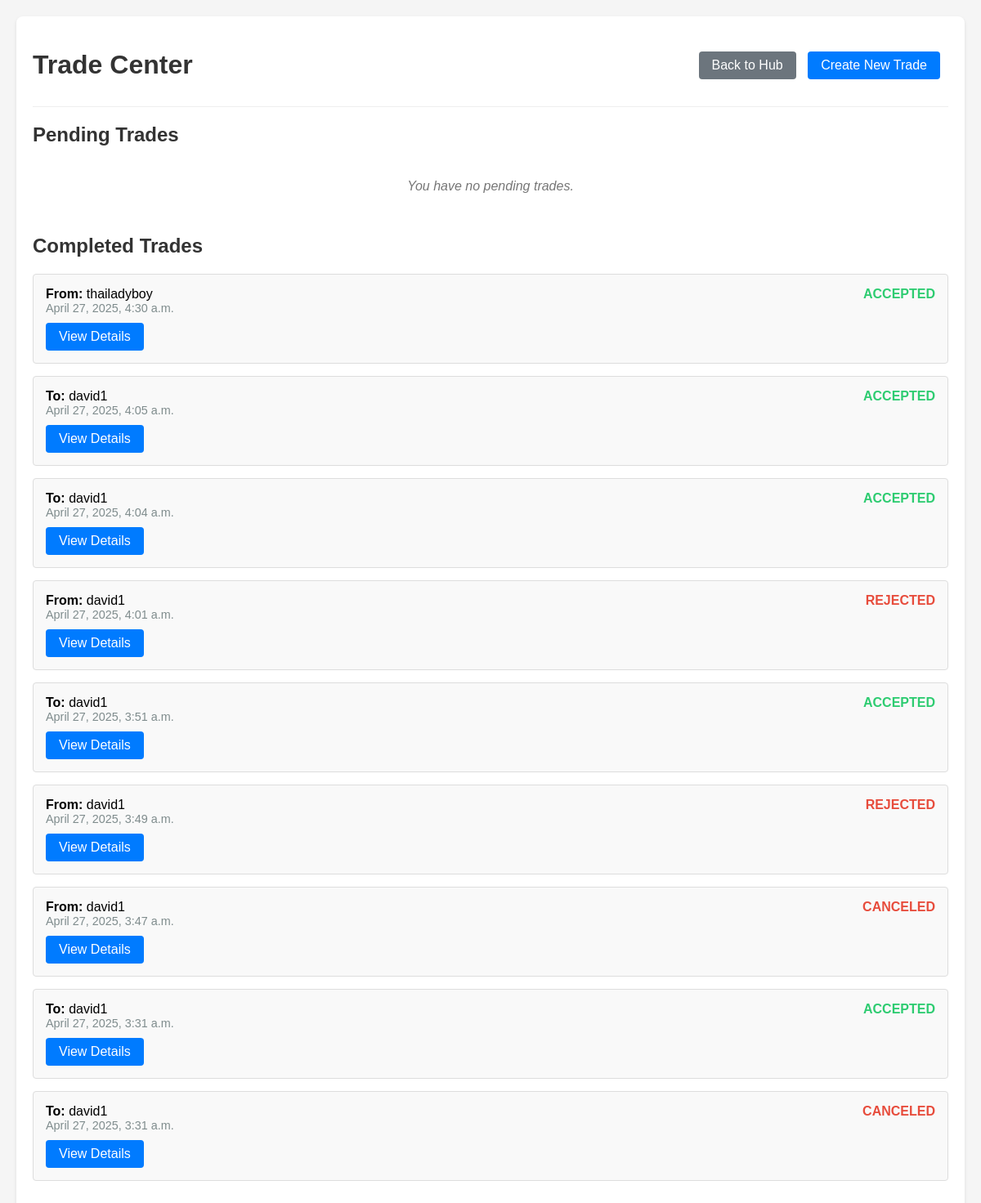
Screenshot of /trade/ (signed in) with the database file from the repository.
### trade/models.py (models this page shows, shortened)
class Trade(models.Model):
    STATUS_CHOICES = (
        ('pending', 'Pending'),
        ('accepted', 'Accepted'),
        ('rejected', 'Rejected'),
        ('canceled', 'Canceled'),
    )
    sender = models.ForeignKey(Profile, on_delete=models.CASCADE, related_name='sent_trades')
    receiver = models.ForeignKey(Profile, on_delete=models.CASCADE, related_name='received_trades')
    status = models.CharField(max_length=10, choices=STATUS_CHOICES, default='pending')
    created_at = models.DateTimeField(auto_now_add=True)
    updated_at = models.DateTimeField(auto_now=True)
    sender_currency_offer = models.PositiveIntegerField(default=0)
    receiver_currency_offer = models.PositiveIntegerField(default=0)

### accounts/models.py (models this page shows, shortened)
class Profile(models.Model):
    user = models.OneToOneField(User, on_delete=models.CASCADE, related_name='profile')
    is_banned = models.BooleanField(default=False)
    currency = models.PositiveIntegerField(default=1000)

### trade/views.py (the view)
# urls.py: path('', views.trade_list, name='trade_list'),
@login_required(login_url='auths:login')
def trade_list(request):
    profile = Profile.objects.get(user=request.user)
    sent_trades = Trade.objects.filter(sender=profile).order_by('-created_at')
    received_trades = Trade.objects.filter(receiver=profile).order_by('-created_at')
    pending_trades = Trade.objects.filter(
        Q(sender=profile) | Q(receiver=profile),
        status='pending'
    ).order_by('-created_at')
    completed_trades = Trade.objects.filter(
        Q(sender=profile) | Q(receiver=profile),
        status__in=['accepted', 'rejected', 'canceled']
    ).order_by('-created_at')
    context = {
        'profile': profile,
        'sent_trades': sent_trades,
        'received_trades': received_trades,
        'pending_trades': pending_trades,
        'completed_trades': completed_trades,
    }
    return render(request, 'trade/trade_list.html', context)

### trade/templates/trade/trade_list.html (shortened to what this page needs)
<!DOCTYPE html> <html lang="en"> <head> </head> <body> <div class="container"> <div class="header"> <h1>Trade Center</h1> <div> <a href="/pokehub/hub" class="btn btn-back">Back to Hub</a> <a href="{% url 'trade:new_trade' %}" class="btn">Create New Trade</a> </div> </div>
    <div class="trade-section">
        <h2>Pending Trades</h2>
        {% if pending_trades %}
            <div class="trade-list">
                {% for trade in pending_trades %}
                    <div class="trade-item">
                        <div class="trade-details">
                            <div>
                                {% if trade.sender == profile %}
                                    <strong>To:</strong> {{ trade.receiver.user.username }}
                                {% else %}
                                    <strong>From:</strong> {{ trade.sender.user.username }}
                                {% endif %}
                            </div>
                            <div class="trade-status status-{{ trade.status }}">{{ trade.status|upper }}</div>
                        </div>
                        <div class="trade-date">{{ trade.created_at|date:"F j, Y, g:i a" }}</div>
                        <div style="margin-top: 10px;">
                            <a href="{% url 'trade:trade_detail' trade_id=trade.id %}" class="btn">View Details</a>
                        </div>
                    </div>
                {% endfor %}
            </div>
        {% else %}
            <p class="empty-notice">You have no pending trades.</p>
        {% endif %}
    </div>
    <div class="trade-section">
        <h2>Completed Trades</h2>
        {% if completed_trades %}
            <div class="trade-list">
                {% for trade in completed_trades %}
                    <div class="trade-item">
                        <div class="trade-details">
                            <div>
                                {% if trade.sender == profile %}
                                    <strong>To:</strong> {{ trade.receiver.user.username }}
                                {% else %}
                                    <strong>From:</strong> {{ trade.sender.user.username }}
                                {% endif %}
                            </div>
                            <div class="trade-status status-{{ trade.status }}">{{ trade.status|upper }}</div>
                        </div>
                        <div class="trade-date">{{ trade.created_at|date:"F j, Y, g:i a" }}</div>
                        <div style="margin-top: 10px;">
                            <a href="{% url 'trade:trade_detail' trade_id=trade.id %}" class="btn">View Details</a>
                        </div>
                    </div>
                {% endfor %}
            </div>
        {% else %}
            <p class="empty-notice">You have no completed trades.</p>
        {% endif %}
    </div>
</div>
</body> </html>

### trade/templates/trade/trade_list.html (style rules this page uses)
body { font-family: Arial, sans-serif; margin: 0; padding: 20px; background-color: #f5f5f5; }
.container { max-width: 1200px; margin: 0 auto; background: white; padding: 20px; border-radius: 8px; box-shadow: 0 2px 4px rgba(0,0,0,0.1); }
h1, h2, h3 { color: #333; }
.header { display: flex; justify-content: space-between; align-items: center; margin-bottom: 20px; padding-bottom: 10px; border-bottom: 1px solid #eee; }
.btn { display: inline-block; background: #007bff; color: white; padding: 8px 16px; text-decoration: none; border-radius: 4px; margin-right: 10px; }
.btn-back { background: #6c757d; }
.trade-list { margin-top: 20px; }
.trade-item { background: #f9f9f9; border: 1px solid #ddd; border-radius: 4px; padding: 15px; margin-bottom: 15px; }
.trade-details { display: flex; justify-content: space-between; }
.trade-status { font-weight: bold; }
.status-accepted { color: #2ecc71; }
.status-rejected, .status-canceled { color: #e74c3c; }
.trade-date { color: #7f8c8d; font-size: 0.9em; }
.trade-section { margin-bottom: 30px; }
.empty-notice { color: #777; font-style: italic; text-align: center; padding: 20px; }

### rows the page displays
Trade: sender.user.username "thailadyboy", status "ACCEPTED", created_at "April 27, 2025, 4:30 a.m."
Trade: receiver.user.username "david1", status "ACCEPTED", created_at "April 27, 2025, 4:05 a.m."
Trade: receiver.user.username "david1", status "ACCEPTED", created_at "April 27, 2025, 4:04 a.m."
Trade: sender.user.username "david1", status "REJECTED", created_at "April 27, 2025, 4:01 a.m."
Trade: receiver.user.username "david1", status "ACCEPTED", created_at "April 27, 2025, 3:51 a.m."
Trade: sender.user.username "david1", status "REJECTED", created_at "April 27, 2025, 3:49 a.m."
Trade: sender.user.username "david1", status "CANCELED", created_at "April 27, 2025, 3:47 a.m."
Trade: receiver.user.username "david1", status "ACCEPTED", created_at "April 27, 2025, 3:31 a.m."
Trade: receiver.user.username "david1", status "CANCELED", created_at "April 27, 2025, 3:31 a.m."
